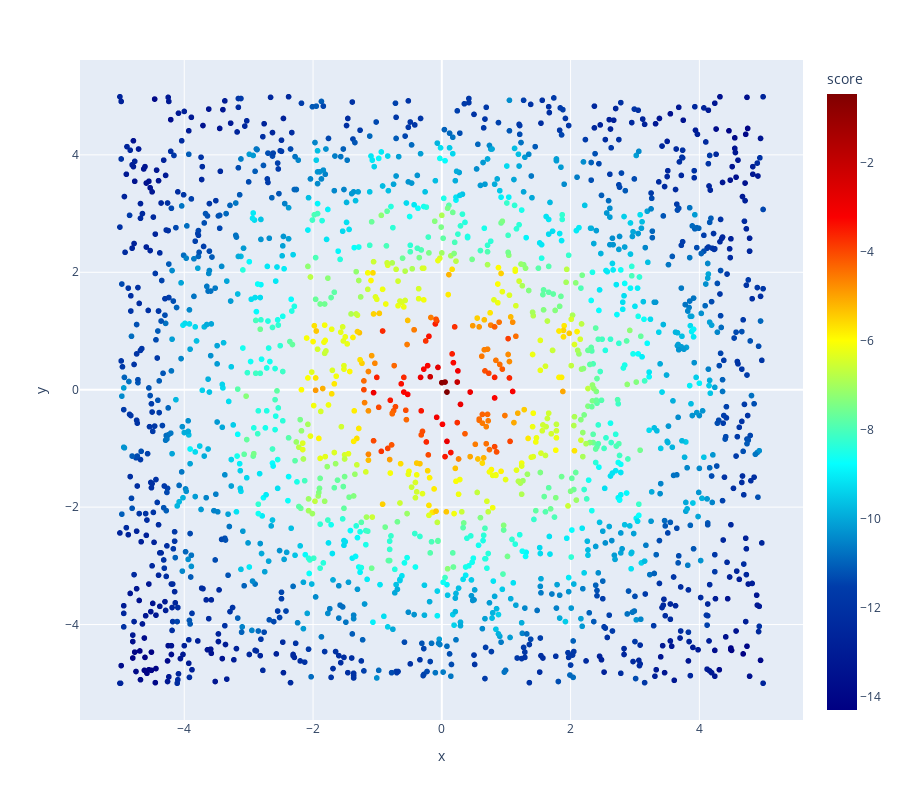

Notebook source saved alongside this figure:
### Code cell
fig = px.scatter(search_data_ackley_0, x="x", y="y", color="score", color_continuous_scale=color_scale)
fig.update_layout(width=900, height=800)
fig.show()

### Figure 1 — Plotly figure (JSON) as saved in the notebook; plotly's stock layout.template omitted (floating-point values rounded to 4 significant figures; data arrays with more than 128 entries replaced by an {"elided": "..."} marker saying what was removed)
{"data": [{"hovertemplate": "x=%{x}<br>y=%{y}<br>score=%{marker.color}<extra></extra>", "legendgroup": "", "marker": {"color": {"elided": "2000 float values"}, "coloraxis": "coloraxis", "symbol": "circle"}, "mode": "markers", "name": "", "showlegend": false, "type": "scattergl", "x": {"elided": "2000 float values"}, "xaxis": "x", "y": {"elided": "2000 float values"}, "yaxis": "y"}], "layout": {"coloraxis": {"colorbar": {"title": {"text": "score"}}, "colorscale": [[0, "rgb(0,0,131)"], [0.2, "rgb(0,60,170)"], [0.4, "rgb(5,255,255)"], [0.6, "rgb(255,255,0)"], [0.8, "rgb(250,0,0)"], [1, "rgb(128,0,0)"]]}, "height": 800, "legend": {"tracegroupgap": 0}, "margin": {"t": 60}, "width": 900, "xaxis": {"anchor": "y", "domain": [0, 1], "title": {"text": "x"}}, "yaxis": {"anchor": "x", "domain": [0, 1], "title": {"text": "y"}}}}
